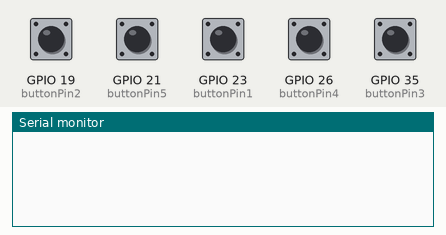
Recording of a sketch running on a simulated ESP32. Parts: the last lines printed to the serial monitor. The test bench sets the inputs (shaded band); at power-on: GPIO 19 (buttonPin2), GPIO 21 (buttonPin5), GPIO 23 (buttonPin1), GPIO 26 (buttonPin4), GPIO 35 (buttonPin3) HIGH.

Above: at 1.2 s.
1.3 s: GPIO 19 (buttonPin2) pulled LOW for 0.15 s
At 1.8 s:
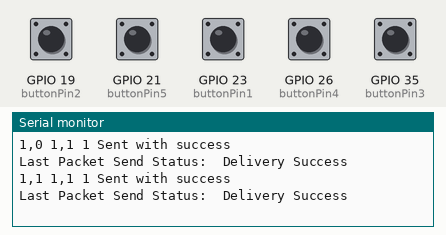
2.9 s: GPIO 21 (buttonPin5) pulled LOW for 0.15 s
At 3.03 s:
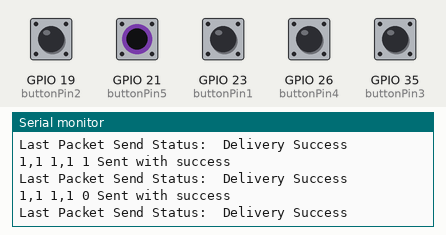
4.5 s: GPIO 23 (buttonPin1) pulled LOW for 0.15 s
At 4.63 s:
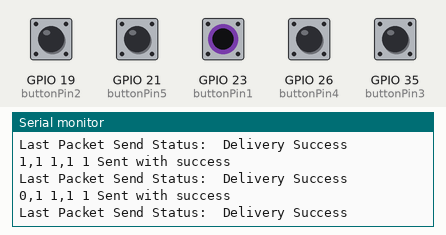
6.1 s: GPIO 26 (buttonPin4) pulled LOW for 0.15 s
At 6.23 s:
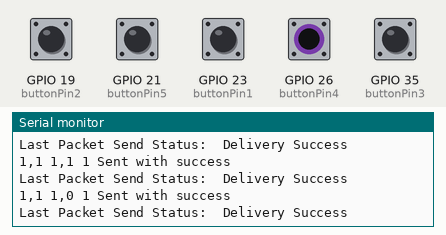
7.7 s: GPIO 35 (buttonPin3) pulled LOW for 0.15 s
At 7.83 s:
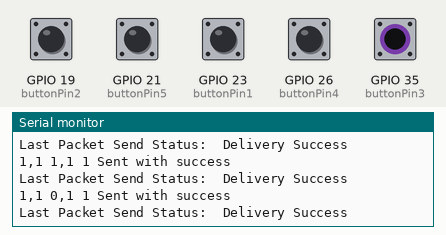

The sketch:

Button_Sender.ino
```cpp
#include <esp_now.h>
#include <WiFi.h>

//Recieverens MAC addresse
uint8_t broadcastAddress[] = {0x88,0x57,0x21,0x79,0x94,0x74};

//Knappernes pin-setup
int buttonPin1 = 23; //Kan ændres ift. hvilken pin
int buttonPin2 = 19; //Kan ændres ift. hvilken pin
int buttonPin3 = 35; //Kan ændres ift. hvilken pin
int buttonPin4 = 26; //Kan ændres ift. hvilken pin
int buttonPin5 = 21; //Kan ændres ift. hvilken pin

//Struktur med variabler til at holde knappernes data
typedef struct struct_message {
  int button1Data = 0;
  int button2Data = 0;
  int button3Data = 0;
  int button4Data = 0;
  int button5Data = 0;
} struct_message;

//Struktur med variablerne, der holder det senest gemte data samt id, der kan sendes
typedef struct struct_message2 {
  int id; //Den er unik for hver sender med ESP NOW
  int button1Data = 0;
  int button2Data = 0;
  int button3Data = 0;
  int button4Data = 0;
  int button5Data = 0;
} struct_message2;

//Strukturen bliver gemt i variablen myData
struct_message myData;
struct_message2 previousState;

bool start = 1;

//Laver variabel til at gemme paringsenhedens data
esp_now_peer_info_t peerInfo;

//Callback funktion når data er sendt, som giver besked om det lykkedes eller ej
void OnDataSent(const uint8_t *mac_addr, esp_now_send_status_t status) {
  Serial.print("\r\nLast Packet Send Status:\t");
  Serial.println(status == ESP_NOW_SEND_SUCCESS ? "Delivery Success" : "Delivery Fail");
}

void setup() {
  //Initialiser Serial Monitor
  Serial.begin(115200);

  //Sæt den som en Wi-Fi Station
  WiFi.mode(WIFI_STA);

  //Knapperne sat til at være INPUTS_PULLUP
  pinMode(buttonPin1,INPUT_PULLUP);
  pinMode(buttonPin2,INPUT_PULLUP);
  pinMode(buttonPin3,INPUT_PULLUP);
  pinMode(buttonPin4,INPUT_PULLUP);
  pinMode(buttonPin5,INPUT_PULLUP);

  //Initialiser ESP-NOW
  if (esp_now_init() != ESP_OK) {
    Serial.println("Error initializing ESP-NOW");
    return;
  }

  //Når ESP-NOW er successfuldt initialiseret, registrer callback funktionen, der sendes
  esp_now_register_send_cb(esp_now_send_cb_t(OnDataSent));

  //Registrer paringsenheden
  memcpy(peerInfo.peer_addr, broadcastAddress, 6);
  peerInfo.channel = 0;
  peerInfo.encrypt = false;

  //Tilføj paringsenheden, så det er den reciever, der bliver parret med
  if (esp_now_add_peer(&peerInfo) != ESP_OK){
    Serial.println("Failed to add peer");
    return;
  }
}

void loop() {
  //Det der sendes
  previousState.id = 2; //Ændre til hvilken sender det er. Det er enten 1 eller 2

  //Ved startup, gem et sæt data af knappernes status
  if(start == 1) {
    previousState.button1Data = digitalRead(buttonPin1);
    previousState.button2Data = digitalRead(buttonPin2);
    previousState.button3Data = digitalRead(buttonPin3);
    previousState.button4Data = digitalRead(buttonPin4);
    previousState.button5Data = digitalRead(buttonPin5);

    start = 0; //Sørg for det ikke gentages ved at lave start til false
    }

  //Læs nye data fra knapperne konstant
  myData.button1Data = digitalRead(buttonPin1);
  myData.button2Data = digitalRead(buttonPin2);
  myData.button3Data = digitalRead(buttonPin3);
  myData.button4Data = digitalRead(buttonPin4);
  myData.button5Data = digitalRead(buttonPin5);

  //Tjek om der sker en ændring af knappernes status og gem det
  if(myData.button1Data != previousState.button1Data || myData.button2Data != previousState.button2Data || myData.button3Data != previousState.button3Data || myData.button4Data != previousState.button4Data || myData.button5Data != previousState.button5Data) {
    previousState.button1Data = myData.button1Data;
    previousState.button2Data = myData.button2Data;
    previousState.button3Data = myData.button3Data;
    previousState.button4Data = myData.button4Data;
    previousState.button5Data = myData.button5Data;

   //Print gemt data i egen konsol
   Serial.print(previousState.button1Data);
   Serial.print(",");
   Serial.print(previousState.button2Data);
   Serial.print(" ");
   Serial.print(previousState.button3Data);
   Serial.print(",");
   Serial.print(previousState.button4Data);
   Serial.print(" ");
   Serial.print(previousState.button5Data);
   Serial.print(" ");

    //Send beskeden med gemt data via ESP NOW
    esp_err_t result = esp_now_send(broadcastAddress, (uint8_t *) &previousState, sizeof(previousState));

    if (result == ESP_OK) {
    Serial.println("Sent with success");
    }
    else {
      Serial.println("Error sending the data");
    }

    delay(50);
  }
}
```

Measured:
- after the input at 1.3 s, the serial monitor: prints a new line at once (image 1)
- after the input at 2.9 s, the serial monitor: prints a new line at once (image 2)
- after the input at 4.5 s, the serial monitor: prints a new line at once (image 3)
- after the input at 6.1 s, the serial monitor: prints a new line at once (image 4)
- after the input at 7.7 s, the serial monitor: prints a new line at once (image 5)
